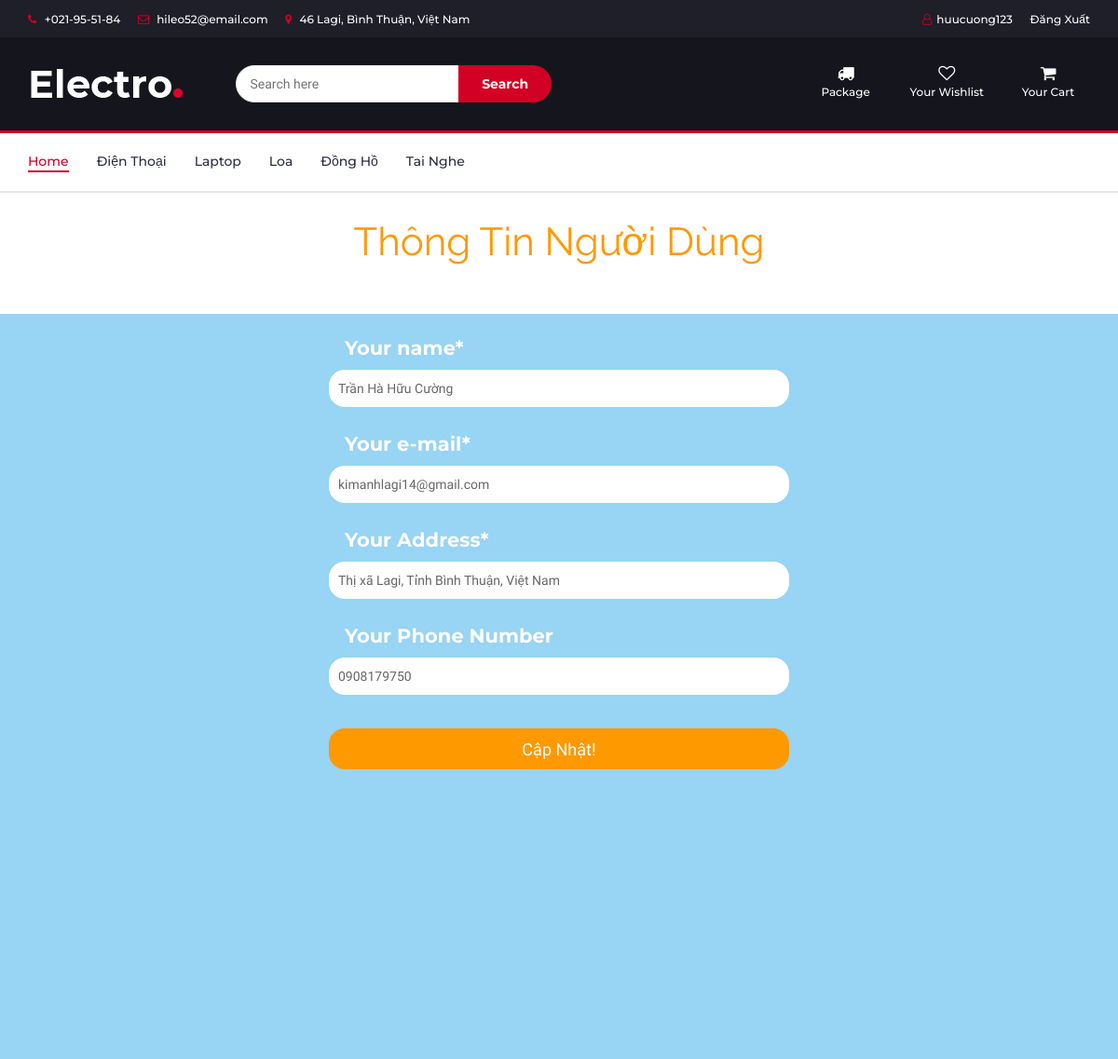
The page /thongtinnguoidung.php (signed in) on the database its author committed.
### tables this page shows
CREATE TABLE IF NOT EXISTS `protypes` (
  `type_id` int(11) NOT NULL AUTO_INCREMENT,
  `type_name` varchar(100) NOT NULL,
  PRIMARY KEY (`type_id`)
);

CREATE TABLE IF NOT EXISTS `user` (
  `user_id` int(11) NOT NULL AUTO_INCREMENT,
  `username` varchar(50) NOT NULL,
  `password` varchar(50) NOT NULL,
  `role_id` int(11) NOT NULL,
  `fullname` varchar(50) NOT NULL,
  `address` varchar(100) NOT NULL,
  `email` varchar(50) NOT NULL,
  `phone` varchar(11) NOT NULL,
  PRIMARY KEY (`user_id`)
);

### models/db.php (called while the page is built)
<?php
class Db
{
	public static $connection;
    public function __construct()
    {
    if (!self::$connection) {
    self::$connection = new mysqli(DB_HOST, DB_USER, DB_PASSWORD, DB_NAME,PORT);
    self::$connection->set_charset(DB_CHARSET);
    }
    return self::$connection;
}
}

### models/protype.php (called while the page is built, shortened)
<?php
    class Protype extends Db{
        public function getAllProtype()
        {
            $sql = self::$connection->prepare("SELECT * FROM protypes");
            $sql->execute();
            $items = $sql->get_result()->fetch_all(MYSQLI_ASSOC);
            return $items;
        }
    }
?>

### models/user.php (called while the page is built, shortened)
<?php
class User extends Db
{
    public function getUserBy($username)
    {
        $sql = self::$connection->prepare("SELECT * FROM `user` WHERE `role_id` = 1 AND `username`= ?");
        $sql->bind_param("s",$username);
        $sql->execute();
        $items = $sql->get_result()->fetch_all(MYSQLI_ASSOC);
        return $items;
    }
}
?>

### thongtinnguoidung.php (the view, shortened to what this page needs)
<?php include('header.php'); ?>
<link type="text/css" rel="stylesheet" href="css/fish.css"/>
<div class="chiii">
	<h1>Thông Tin Người Dùng</h1>
</div>
<div id="form">
<?php
    if(isset($_SESSION['user'])):
    $getUserBy = $user -> getUserBy($_SESSION['user']);
    foreach($getUserBy as $value):
?>
<form id="waterform" method="POST">
<div class="formgroup" id="name-form">
    <label for="name">Your name*</label>
    <input type="text" id="name" name="name" value="<?php echo $value['fullname'] ?>">
</div>
<div class="formgroup" id="email-form">
    <label for="email">Your e-mail*</label>
    <input type="email" id="email" name="email" value="<?php echo $value['email'] ?>" />
</div>
<div class="formgroup" id="email-form">
    <label for="diachi">Your Address*</label>
    <input type="text" id="diachi" name="diachi" value="<?php echo $value['address'] ?>" />
</div>
<div class="formgroup" id="message-form">
    <label for="message">Your Phone Number</label>
    <input type="text" id="phone" name="phone" value="<?php echo $value['phone'] ?>"/>
</div>
	<input type="submit" value="Cập Nhật!" />
</form>
<?php endforeach; endif; ?>
</div>

### header.php (shortened to what this page needs)
<?php
require "models/db.php";
require "models/protype.php";
require "models/wishlist.php";
require "models/user.php";
$protype = new Protype;
$user = new User;
?>
<!DOCTYPE html>
<html lang="en">
	<head>
		<link type="text/css" rel="stylesheet" href="css/bootstrap.min.css"/>
		<link type="text/css" rel="stylesheet" href="css/slick.css"/>
		<link type="text/css" rel="stylesheet" href="css/slick-theme.css"/>
		<link type="text/css" rel="stylesheet" href="css/nouislider.min.css"/>
		<link rel="stylesheet" href="css/font-awesome.min.css">
		<link type="text/css" rel="stylesheet" href="css/style.css"/>
    </head>
	<body>
		<header>
			<div id="top-header">
				<div class="container">
					<ul class="header-links pull-left">
						<li><a href="#"><i class="fa fa-phone"></i> +021-95-51-84</a></li>
						<li><a href="#"><i class="fa fa-envelope-o"></i> hileo52@email.com</a></li>
						<li><a ><i class="fa fa-map-marker"></i> 46 Lagi, Bình Thuận, Việt Nam</a></li>
					</ul>
					<ul class="header-links pull-right">
					<?php if(isset($_SESSION['user'])):?>
							<li><i class="fa fa-user-o"></i><a href="thongtinnguoidung.php"><?php echo $_SESSION['user'] ?></a></li>
							<li><a href="login/logout.php">Đăng Xuất</a></li>
						<?php else: ?>
							<li><a href="login/index.php"><i class="fa fa-user-o"></i> My Account</a></li>
						<?php endif ?>
					</ul>
				</div>
			</div>
			<div id="header">
				<div class="container">
					<div class="row">
						<div class="col-md-2">
							<div class="header-logo">
								<a href="index.php" class="logo">
									<img src="./img/logo.png" alt="">
								</a>
							</div>
						</div>
						<div class="col-md-6">
							<div class="header-search">
								<form method = "get" action = "result.php">
									<input class="input" placeholder="Search here" name = "keyword">
									<button type = "submit" class="search-btn">Search</button>
								</form>
							</div>
						</div>
						<div class="col-md-4">
							<div class="header-ctn">
								<div>
									<a href="shipping.php">
										<i class="fa fa-truck"></i>
										<span>Package</span>
									</a>
								</div>
								<div>
									<a href="wishlist.php">
										<i class="fa fa-heart-o"></i>
										<span>Your Wishlist</span>
									</a>
								</div>
								<?php
									if(isset($_SESSION['cart'])) :
									$all_qty = 0;
									$total_price = 0;
								?>
								<div class="dropdown">
									<a class="dropdown-toggle" data-toggle="dropdown" aria-expanded="true">
										<i class="fa fa-shopping-cart"></i>
										<span>Your Cart</span>
									</a>
									<div class="cart-dropdown">
									<?php foreach($_SESSION['cart'] as $key => $val ) : ?>
										<div class="cart-list">
											<div class="product-widget">
												<div class="product-img">
													<img src="./img/<?php echo $val['image'] ?>" alt="">
												</div>
												<div class="product-body">
													<h3 class="product-name"><a href="thongtinsp.php?id=<?php echo $val['id'] ?>"><?php echo $val['name'] ?></a></h3>
													<h4 class="product-price"><span class="qty"><?php echo $val['qty'] ?>x</span><?php echo number_format($val['price']) ?>đ</h4>
												</div>
												<a href="delcart.php?id=<?php echo $val['id'] ?>"><button class="delete"><i class="fa fa-close"></i></button></a>
											</div>
										</div>
										<?php
											$all_qty += $val['qty'];
    										$total_price += ($val['price']*$val['qty']);
   										?>
										<?php endforeach ; ?>
										<div class="cart-summary">
											<small><?php echo $all_qty ?> Item(s) selected</small>
											<h5>SUBTOTAL: <?php echo number_format($total_price) ?>đ</h5>
										</div>
										<div class="cart-btns">
											<a href="listcart.php">View Cart</a>
											<a href="checkout.php">Checkout  <i class="fa fa-arrow-circle-right"></i></a>
										</div>
									</div>
								</div>
								<?php else: ?>
									<div class="dropdown">
										<a class="dropdown-toggle" data-toggle="dropdown" aria-expanded="true">
											<i class="fa fa-shopping-cart"></i>
											<span>Your Cart</span>
										</a>
								<?php endif; ?>
							</div>
						</div>
					</div>
				</div>
			</div>
		</header>
		<nav id="navigation">
			<div class="container">
				<div id="responsive-nav">
					<ul class="main-nav nav navbar-nav">
					<?php if(isset($_GET['type_id'])):?>
						<li><a href="index.php">Home</a></li>
							<?php
							$getAllProtype = $protype -> getAllProtype();
							foreach($getAllProtype as $value):
							?>
						<?php if($_GET['type_id'] == $value['type_id']) :?>
							<li class="active"><a href="products.php?type_id=<?php echo $value['type_id'] ?>"><?php echo $value['type_name'] ?></a></li>
						<?php else: ?>
							<li><a href="products.php?type_id=<?php echo $value['type_id'] ?>"><?php echo $value['type_name'] ?></a></li>
						<?php endif;?>
						<?php endforeach; ?>
					</ul>
					<?php else: ?>
						<li class="active"><a href="index.php">Home</a></li>
							<?php
							$getAllProtype = $protype -> getAllProtype();
							foreach($getAllProtype as $value):
							?>
						<li><a href="products.php?type_id=<?php echo $value['type_id'] ?>"><?php echo $value['type_name'] ?></a></li>
						<?php endforeach; ?>
					<?php endif;?>
				</div>
			</div>
		</nav>

### css/style.css (style rules this page uses)
body { font-family: 'Montserrat', sans-serif; font-weight: 400; color: #333; }
h1, h2, h3, h4, h5, h6 { color: #2B2D42; font-weight: 700; margin: 0 0 10px; }
a { color: #2B2D42; font-weight: 500; -webkit-transition: 0.2s color; transition: 0.2s color; }
ul, ol { margin: 0; padding: 0; list-style: none }
.input { height: 40px; padding: 0px 15px; border: 1px solid #E4E7ED; background-color: #FFF; width: 100%; }
#top-header { padding-top: 10px; padding-bottom: 10px; background-color: #1E1F29; }
.header-links li { display: inline-block; margin-right: 15px; font-size: 12px; }
.header-links li:last-child { margin-right: 0px; }
.header-links li a { color: #FFF; }
.header-links li i { color: #D10024; margin-right: 5px; }
#header { padding-top: 15px; padding-bottom: 15px; background-color: #15161D; }
.header-logo { float: left; }
.header-logo .logo img { display: block; }
.header-search { padding: 15px 0px; }
.header-search form { position: relative; }
.header-search form .input { width: calc(100% - 260px); margin-right: -4px; border-radius: 40px 0px 0px 40px; }
.header-search form .search-btn { height: 40px; width: 100px; background: #D10024; color: #FFF; font-weight: 700; border: none; border-radius: 0px 40px 40px 0px; }
.header-ctn { float: right; padding: 15px 0px; }
.header-ctn>div { display: inline-block; }
.header-ctn>div+div { margin-left: 15px; }
.header-ctn>div>a { display: block; position: relative; width: 90px; text-align: center; color: #FFF; }
.header-ctn>div>a>i { display: block; font-size: 18px; }
.header-ctn>div>a>span { font-size: 12px; }
#navigation { background: #FFF; border-bottom: 2px solid #E4E7ED; border-top: 3px solid #D10024; }
.main-nav>li+li { margin-left: 30px }
.main-nav>li>a { padding: 20px 0px; }
.main-nav>li>a:hover, .main-nav>li>a:focus, .main-nav>li.active>a { color: #D10024; background-color: transparent; }
.main-nav>li>a:after { content: ""; display: block; width: 0%; height: 2px; background-color: #D10024; -webkit-transition: 0.2s all; transition: 0.2s all; }
.main-nav>li>a:hover:after, .main-nav>li>a:focus:after, .main-nav>li.active>a:after { width: 100%; }

### css/fish.css (style rules this page uses)
body, html { height: 100%; padding: 0; margin: 0; }
h1 { font-weight: normal; font-size: 3em; font-family: 'Raleway', sans-serif; margin: 0 auto; margin-top: 30px; width: 500px; color: #F90; text-align: center; }
.chiii { height: 100px; background: url('http://www.geertjanhendriks.nl/codepen/form/golf.png') repeat-x bottom; }
#form { height: 100%; background-color: #98d4f3; overflow: hidden; position: relative; }
form { margin: 0 auto; width: 500px; color: white; position: relative; }
input, textarea { width: 500px; border: none; border-radius: 20px; outline: none; padding: 10px; font-family: 'Sniglet', cursive; font-size: 1em; color: #676767; transition: border 0.5s; -webkit-transition: border 0.5s; -moz-transition: border 0.5s; -o-transition: border 0.5s; border: solid 3px #98d4f3; -webkit-box-sizing:border-box; -moz-box-sizing:border-box; box-sizing:border-box; }
input[type="submit"] { background-color: #F90; color: white; height: 50px; cursor: pointer; margin-top: 30px; font-size: 1.29em; font-family: 'Sniglet', cursive; -webkit-transition: background-color 0.5s; -moz-transition: background-color 0.5s; -o-transition: background-color 0.5s; transition: background-color 0.5s; }
label { font-size: 1.5em; margin-top: 20px; padding-left: 20px; }
.formgroup, .formgroup-active, .formgroup-error { background-repeat: no-repeat; background-position: right bottom; background-size: 10.5%; transition: background-image 0.7s; -webkit-transition: background-image 0.7s; -moz-transition: background-image 0.7s; -o-transition: background-image 0.7s; width: 566px; padding-top: 2px; }
.formgroup { background-image: url('http://www.geertjanhendriks.nl/codepen/form/pixel.gif'); }

### rows shown on the page
protypes: type_name "Điện Thoại"
protypes: type_name "Laptop"
protypes: type_name "Loa"
protypes: type_name "Đồng Hồ"
protypes: type_name "Tai Nghe"
user: name "Trần Hà Hữu Cường", email "kimanhlagi14@gmail.com", diachi "Thị xã Lagi, Tỉnh Bình Thuận, Việt Nam", phone "0908179750"

### other values the page prints
$_SESSION['user'] "huucuong123"
